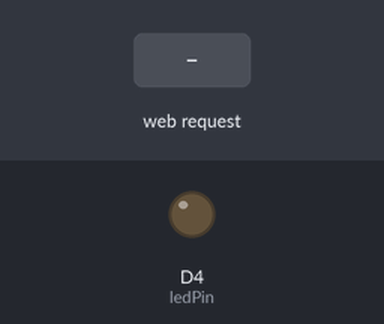
Bench run of a sketch on a simulated ESP8266 (Wemos D1 mini). Shown: output pins drawn as LEDs (lit = HIGH). Inputs (shaded band) come from the test bench. WiFi joins after 1.5 s; servers stay silent unless stated; what the sketch prints to the serial monitor is not drawn.

Above: at 2.7 s.
2.8 s: HTTP request GET /LED=ON received
At 3.7 s:
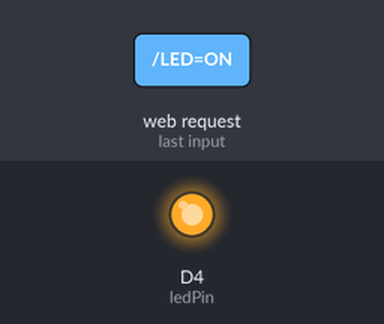
4.3 s: HTTP request GET /LED=OFF received
At 4.9 s:
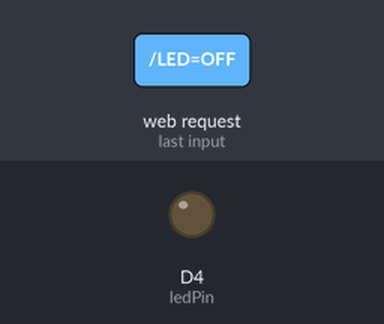
Timing chart, 0 to 7.3 s (numbered marks = the images above; inputs shaded):
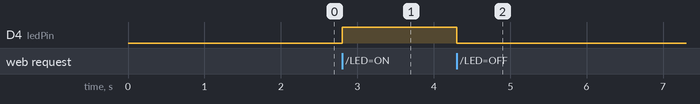

Measured:
- after the input at 2.8 s, D4 (ledPin): LOW → HIGH at once
- after the input at 4.3 s, D4 (ledPin): HIGH → LOW at once

The sketch:

WiFi_Web_Server.ino
```cpp
// Project 49: WiFi Web Server
// Creates a simple web server using an ESP8266 module to control an LED.
// This code is for a standalone ESP8266 board (like NodeMCU or Wemos D1 Mini), not an Arduino Uno.

#include <ESP8266WiFi.h>

const char* ssid = "YOUR_WIFI_SSID";
const char* password = "YOUR_WIFI_PASSWORD";

WiFiServer server(80);

int ledPin = D4; // Built-in LED on many ESP8266 boards

void setup() {
  Serial.begin(115200);
  pinMode(ledPin, OUTPUT);
  digitalWrite(ledPin, LOW);

  // Connect to WiFi
  Serial.print("Connecting to ");
  Serial.println(ssid);
  WiFi.begin(ssid, password);
  while (WiFi.status() != WL_CONNECTED) {
    delay(500);
    Serial.print(".");
  }
  Serial.println("\nWiFi connected");

  // Start the server
  server.begin();
  Serial.println("Server started");
  Serial.print("IP Address: ");
  Serial.println(WiFi.localIP());
}

void loop() {
  // Check for clients
  WiFiClient client = server.available();
  if (!client) {
    return;
  }

  // Wait for data
  while(!client.available()){
    delay(1);
  }

  // Read the request
  String request = client.readStringUntil('\r');
  client.flush();

  // Control the LED
  if (request.indexOf("/LED=ON") != -1)  {
    digitalWrite(ledPin, HIGH);
  }
  if (request.indexOf("/LED=OFF") != -1){
    digitalWrite(ledPin, LOW);
  }

  // Return an HTML response
  client.println("HTTP/1.1 200 OK");
  client.println("Content-Type: text/html");
  client.println(""); //  IMPORTANT
  client.println("<!DOCTYPE HTML>");
  client.println("<html>");
  client.println("<a href=\"/LED=ON\"\"><button>Turn On </button></a>");
  client.println("<a href=\"/LED=OFF\"\"><button>Turn Off </button></a><br />");
  client.println("</html>");
  delay(1);
}
```
